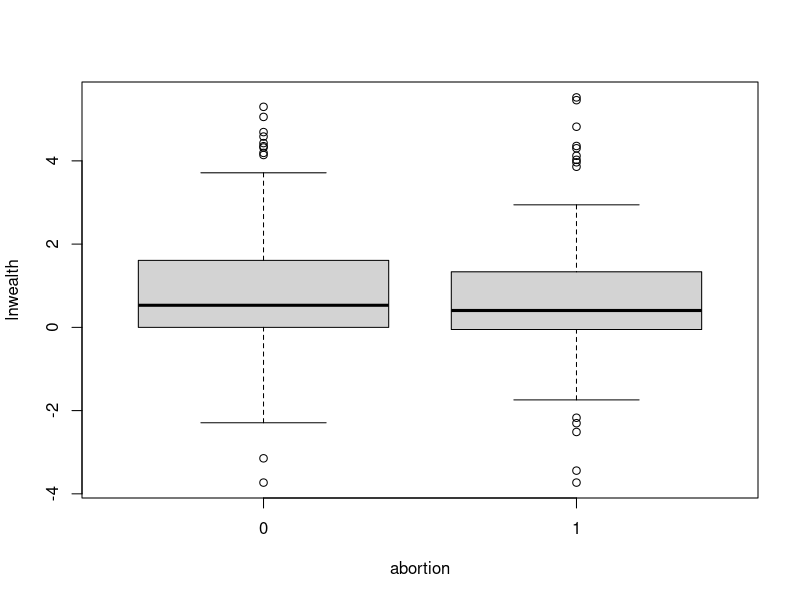
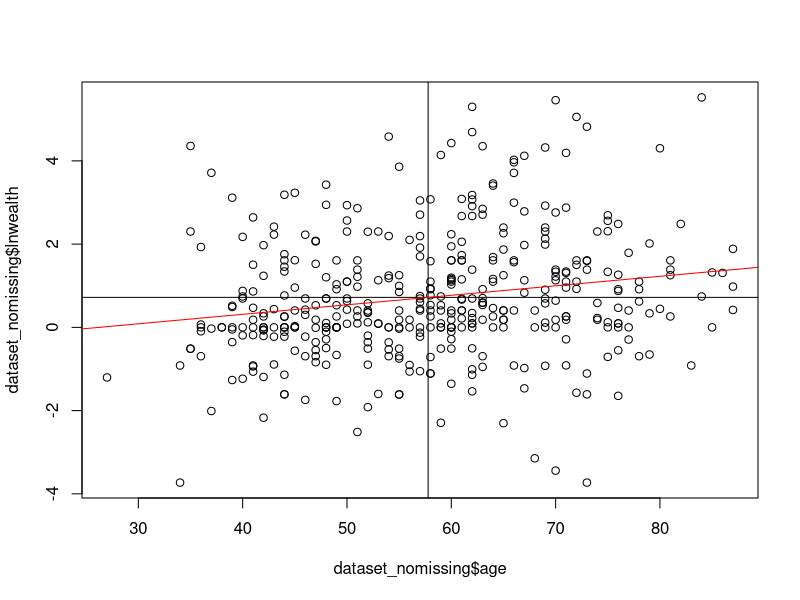
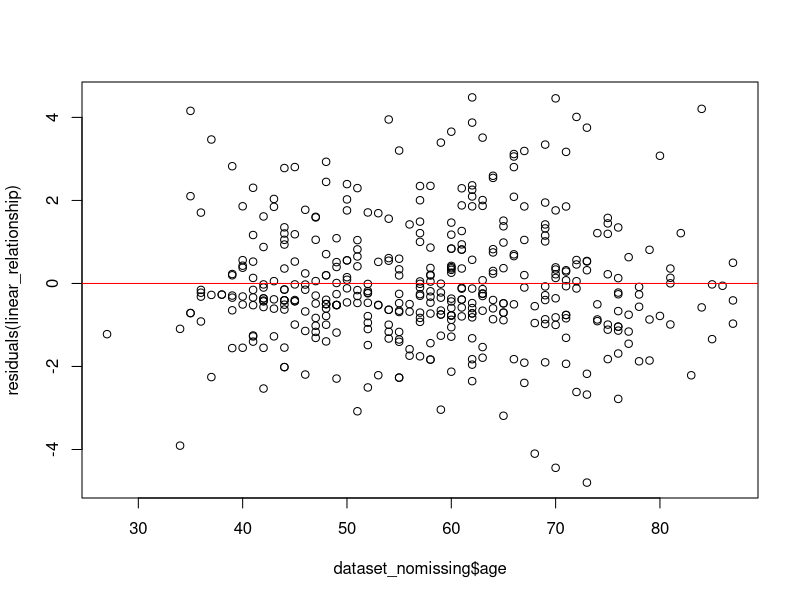

The R script that drew these images, in order:
#load packages 
## Project:  STA 215, Fall 2024, Final Project
# Located:   Folcarelli TCNJ Google Drive
# File Name: template
# Date:      2024_1_17
# Who:       Dante Folcarelli 

## Load packages
# NOTE: Run base.R if these commands return an error!
library(readr)
library(dplyr)
library(tidyverse)
library(ggplot2)
library(haven)
library(forcats)
library(psych)

# Load data 
setwd("H:/sta215")

dataset <- read_csv("raw_data.csv")
View(dataset)

##################################################################################
############### Table 1: descriptive statistics    ####################   
##################################################################################
table(dataset$song_length)
mean(dataset$song_length)
sd(dataset$song_length)

table(dataset$number_of_listens)
mean(dataset$number_of_listens)
sd(dataset$number_of_listens)

table(dataset$song_descriptor)

table(dataset$song_topic)

table(dataset$personal_enjoyment)
mean(dataset$personal_enjoyment)
sd(dataset$personal_enjoyment)

table(dataset$album)

##################################################################################
#################### Figure 1: boxplot             ####################   
##################################################################################
dataset$lnwealth <- log(dataset$wealth)
dataset_anova <- na.omit(dataset[, c("lnwealth", "abortion")])


anova <- aov(dataset_anova$lnwealth ~ dataset_anova$abortion) 


summary(anova)
boxplot(lnwealth ~ abortion, data = dataset_anova) 


##################################################################################
####################   Figure 2: scatter plot             ####################   
##################################################################################
dataset_nomissing <- na.omit(dataset[, c("lnwealth", "age")])

plot(dataset_nomissing$age, dataset_nomissing$lnwealth)
meany <- mean(dataset_nomissing$age)
meanx <- mean(dataset_nomissing$lnwealth)
abline(h = meanx, col = "black")
abline(v = meany, col = "black")
linear_relationship <- lm(lnwealth ~ age, data =dataset_nomissing) 
summary(linear_relationship)
abline(linear_relationship, col = "red")

##################################################################################
####################  Figure 3: residual plot                ####################   
##################################################################################
# Plot the residuals
plot(dataset_nomissing$age, residuals(linear_relationship))

# Add a horizontal line at zero to indicate the baseline
abline(h = 0, col = "red")


##################################################################################
####################  Table 2: contingency table                ####################   
##################################################################################
table(dataset$age, dataset$wealth)

chisq.test(table(dataset$christian, dataset$abortion))